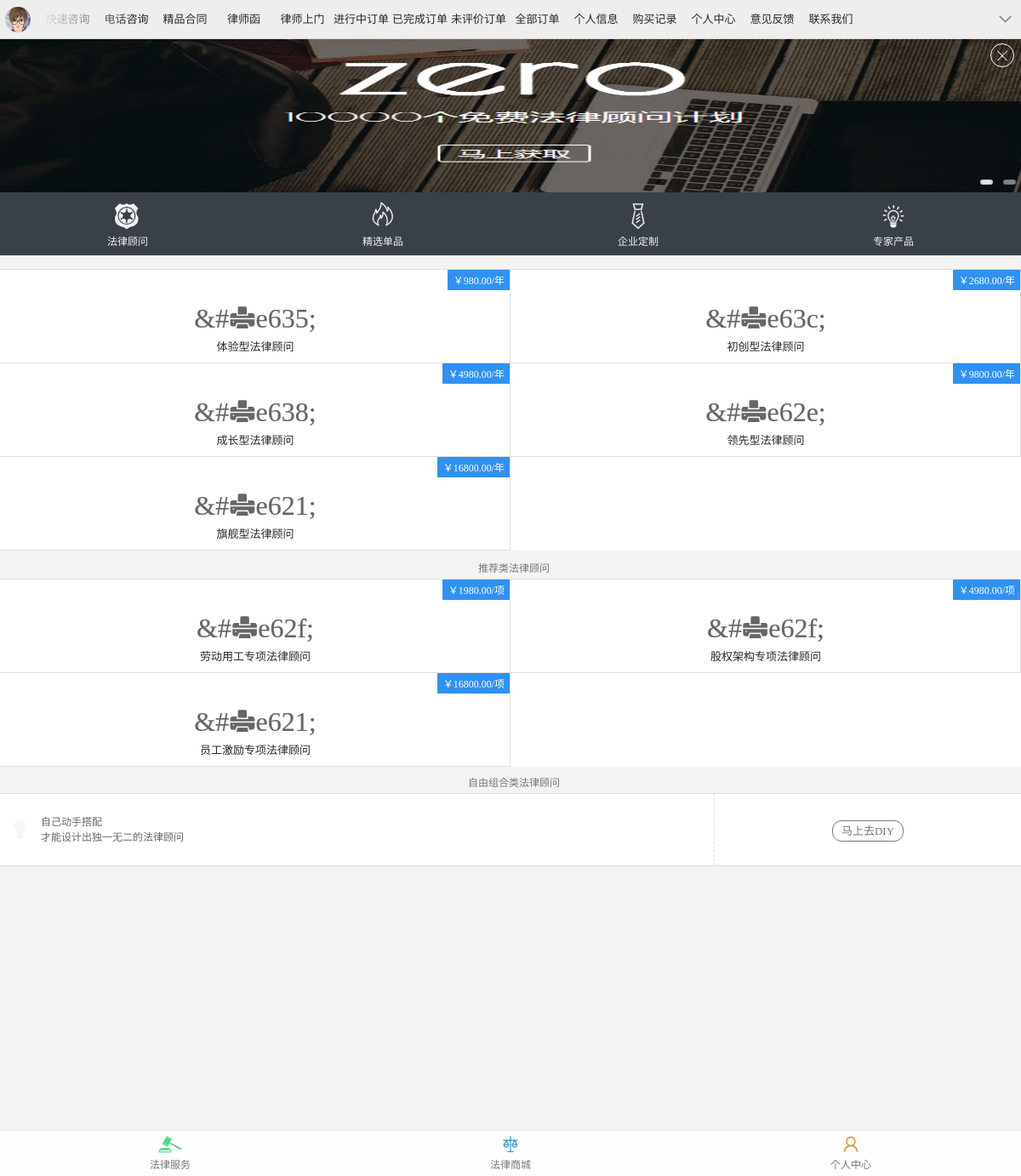
Screenshot of /wechat/index/ with the database file from the repository.
### dbapi/models.py (models this page shows, shortened)
class Product(models.Model):
    ICONFONTS = ((u'xe635;', u'笑脸'), (u'xe600;', u'电话'), (u'xe705;', u'合同'))
    TYPE = ((1, u'推荐类法律顾问'), (2, u'专家类法律顾问'))
    id = models.IntegerField(primary_key=True, verbose_name=u'序号')
    iconfont = models.CharField(choices=ICONFONTS, max_length=20, verbose_name=u'详情图标', default=u'xe635;')
    name = models.CharField(max_length=100, verbose_name=u'产品名')
    type = models.IntegerField(choices=TYPE, verbose_name=u'产品类型', default=1)
    price = models.DecimalField(max_digits=12, decimal_places=2, verbose_name=u'价格')
    customer = models.CharField(max_length=50, verbose_name=u'目标人群', null=True, blank=True)
    introduction = models.CharField(max_length=200, verbose_name=u'简介')
    class Meta(object):
        db_table = 't_product'
        ordering = ('id', 'price',)
        managed = True
        verbose_name = u'产品'
        verbose_name_plural = u'产品'

### wechat/views.py (the view)
def lawmall_index_view(request):
    code = request.GET.get('code')
    state = request.GET.get('state')
    print code
    recommanded_products = Product.objects.filter(type=1)
    expert_products = Product.objects.filter(type=2)
    recommanded_products_title = recommanded_products[0].get_type_display()
    expert_products_title = recommanded_products[0].get_type_display()
    return render(request, 'wechat/index.html',
                  {'recommanded_products': recommanded_products,
                   'recommanded_products_title': recommanded_products_title,
                   'expert_products_title': expert_products_title, 'expert_products': expert_products})

### wechat/templates/wechat/index.html (shortened to what this page needs)
<!DOCTYPE html>
<html>
<head>
    <link rel="stylesheet" type="text/css" href="/static/css/iconfont.css">
    <link rel="stylesheet" type="text/css" href="/static/css/index.css">
    <link rel="stylesheet" type="text/css" href="/static/css/flexslider.css">
    <link rel="stylesheet" type="text/css" href="/static/css/animate.css">
    <link rel="stylesheet" type="text/css" href="/static/css/main.css">
    <link rel="stylesheet" type="text/css" href="/static/css/zepto.alert.css">
    <link rel="stylesheet" type="text/css" href="/static/css/mask.css">
</head>
<body onload="loaded()">
<div id="pageHeader_wrapper">
    <div class="header">
        <img class="headerFace" src="/static/images/0.jpeg"/>
        <div class="itemsSelectScrollMaskWrapper">
            <div class="itemsSelect" id="wrapper">
                <div class="scroller" id="scroller">
                    <ul>
                        <li class="items_quickAsk">快速咨询</li>
                        <li class="items_phoneAsk" onclick="window.location.href='ask_phone.html'">电话咨询</li>
                        <li class="items_quickContract">精品合同</li>
                        <li class="items_lawyerLetter">律师函</li>
                        <li class="items_advisorVisit">律师上门</li>
                        <li class="items_doingService">进行中订单</li>
                        <li class="items_alreadyService">已完成订单</li>
                        <li class="items_noService">未评价订单</li>
                        <li class="items_allService">全部订单</li>
                        <li class="items_personalInfo">个人信息</li>
                        <li class="items_lawyerBuy">购买记录</li>
                        <li class="items_personalCenter">个人中心</li>
                        <li class="items_suggestion">意见反馈</li>
                        <li class="items_contactUs">联系我们</li>
                    </ul>
                </div>
            </div>
        </div>
        <div class="itemsAll">
            <span class="icon iconfont">&#xe6b6;</span>
        </div>
    </div>
</div>
<div id="pageMarketIndex_wrapper">
    <div id="scroller">
        <div class="flexslider">
            <div class="iconfont close"
                 onclick="javascript:$('#pageMarketIndex_wrapper>#scroller div.flexslider').hide();pageMarketIndex_wrapperScroller.refresh();">
                &#xe690;</div>
            <ul class="slides">
                <li><img src="/static/images/market_free.jpg"/></li>
            </ul>
        </div>
        <div class="topBanner">
            <div class="part">
                <div class="iconfont">&#xe629;</div>
                <div class="label">法律顾问</div>
            </div>
            <div class="part"
                 onclick="javascript:pageMarketIndex_wrapperScroller.scrollToElement($('#pageMarketIndex_wrapper>#scroller div.list.tj').get(0))">
                <div class="iconfont">&#xe636;</div>
                <div class="label">精选单品</div>
            </div>
            <div class="part"
                 onclick="javascript:pageMarketIndex_wrapperScroller.scrollToElement($('#pageMarketIndex_wrapper>#scroller div.list.special').get(0))">
                <div class="iconfont">&#xe62d;</div>
                <div class="label">企业定制</div>
            </div>
            <div class="part">
                <div class="iconfont">&#xe61e;</div>
                <div class="label">专家产品</div>
            </div>
        </div>
        <div class="list tj">
            <div class="title">{{ recommanded_product_title }}</div>
            {% for product in recommanded_products %}
                <div class="cell" onclick="javascript:window.location.href='{%  url 'product_detail' product.type product.id %}'">
                    <div class="price">￥{{ product.price }}/年</div>
                    <div class="iconfont" style="color:#11cd6e">&#{{ product.iconfont }}</div>
                    <div class="label">{{ product.name }}</div>
                </div>
            {% endfor %}
        </div>
        <div class="list special">
            <div class="title">{{ expert_products_title }}</div>
            {% for product in expert_products %}
            <div class="cell" onclick="javascript:window.location.href='{%  url 'product_detail' product.type product.id %}'">
                <div class="price">￥{{ product.price }}/项</div>
                <div class="iconfont" style="color:#11cd6e">&#{{ product.iconfont }}</div>
                <div class="label">{{ product.name }}</div>
            </div>
            {% endfor %}
        </div>
        <div class="diyAd">
            <div class="title">自由组合类法律顾问</div>
            <div class="partLeft">
                <div class="iconfont">&#xe633;</div>
                <div class="text">
                    <span>自己动手搭配</span>
                    <span>才能设计出独一无二的法律顾问</span>
                </div>
            </div>
            <div class="partRight">
                <span>马上去DIY</span>
            </div>
        </div>
        <div style="height:20px"></div>
    </div>
</div>
<div id="pageFooter_wrapper">
    <div class="item">
        <span class="iconfont" style="color: #4AD87F;">&#xe676;</span>
        <span class="label">法律服务</span>
    </div>
    <div class="item" onclick="javascript:window.location.href=''">
        <span class="iconfont" style="color: #3E9FD0;">&#xe66a;</span>
        <span class="label">法律商城</span>
    </div>
    <div class="item" onclick="javascript:window.location.href='{% url 'personal' %}'">
        <span class="iconfont" style="color: #D69634;">&#xe60f;</span>
        <span class="label">个人中心</span>
    </div>
</div>
</body>
</html>

### static/css/index.css (style rules this page uses)
* { margin: 0px; padding: 0px; }
body { -webkit-font-smoothing: antialiased; text-rendering: optimizeLegibility; -webkit-tap-highlight-color: rgba(0, 0, 0, 0); font-family: SimHei; color: #272727; background-color: #f3f3f3 }
#pageMarketIndex_wrapper { position: absolute; top: 46px; bottom: 50px; left: 0px; right: 0px; overflow: hidden; }
#pageMarketIndex_wrapper>#scroller .flexslider { margin: 0px; border: 0px; max-height: 180px; }
#pageMarketIndex_wrapper>#scroller .flexslider>.close { position: absolute; top: 5px; right: 8px; z-index: 2; border: 1px solid #fff; color: #fff; border-radius: 100%; height: 26px; font-size: 12px; width: 26px; text-align: center; line-height: 26px; }
#pageMarketIndex_wrapper>#scroller .flexslider>.flex-viewport img { max-height: 180px !important; }
#pageMarketIndex_wrapper>#scroller .topBanner { overflow: hidden; background-color: #394048; border-bottom: 1px solid #dedede; }
#pageMarketIndex_wrapper>#scroller .topBanner>.part { float: left; width: 25%; text-align: center; }
#pageMarketIndex_wrapper>#scroller .topBanner>.part>.iconfont { padding: 10px 0px 5px 0px; font-size: 30px; }
#pageMarketIndex_wrapper>#scroller .topBanner>.part>.label { padding: 0px 3px 8px 3px; font-size: 12px; color: #f2f2f2; }
#pageMarketIndex_wrapper>#scroller .list { overflow: hidden; background-color: #fff; }
#pageMarketIndex_wrapper>#scroller .list>.title { font-size: 12px; color: #777; background-color: #f3f3f3; padding: 11px 0px 4px 8px; border-bottom: 1px solid #dedede; text-align: center; }
#pageMarketIndex_wrapper>#scroller .list>.cell { float: left; width: 50%; text-align: center; border-bottom: 1px solid #dedede; background-color: #fff; position: relative; }
#pageMarketIndex_wrapper>#scroller .list>.cell:after { content: ''; border-right: 1px solid #dedede; position: absolute; top: 0px; right: 0px; width: 0px; bottom: 0px; }
#pageMarketIndex_wrapper>#scroller .list>.cell>.price { float: right; padding: 3px 7px; background-color: #3091F1; color: #fff; font-size: 12px; border-radius: 1px; }
#pageMarketIndex_wrapper>#scroller .list>.cell>.iconfont { clear: both; font-size: 32px; padding: 15px 0px 4px 0px; color: #666 !important; }
#pageMarketIndex_wrapper>#scroller .list>.cell>.label { font-size: 13px; padding: 0px 0px 10px 0px; }
#pageMarketIndex_wrapper>#scroller .diyAd { border-bottom: 1px solid #dedede; background-color: #fff; overflow: hidden; font-size: 13px; }
#pageMarketIndex_wrapper>#scroller .diyAd>.title { font-size: 12px; color: #777; background-color: #f3f3f3; padding: 9px 0px 4px 8px; border-bottom: 1px solid #dedede; text-align: center; }
#pageMarketIndex_wrapper>#scroller .diyAd>.partLeft { float: left; width: 70%; border-right: 1px dashed #ddd; margin-left: -1px; padding: 15px 0px; }
#pageMarketIndex_wrapper>#scroller .diyAd>.partLeft>.iconfont { float: left; text-align: center; line-height: 38px; font-size: 27px; padding: 8px 11px; }
#pageMarketIndex_wrapper>#scroller .diyAd>.partLeft>.text { margin-left: 49px; color: #666; margin-top: 9px; line-height: 18px; font-size: 12px; }
#pageMarketIndex_wrapper>#scroller .diyAd>.partLeft>.text>span { display: block; }
#pageMarketIndex_wrapper>#scroller .diyAd>.partRight { float: left; width: 30%; padding: 15px 0px; text-align: center; padding-top: 33px; }
#pageMarketIndex_wrapper>#scroller .diyAd>.partRight>span { padding: 4px 10px; border-radius: 11px; border: 1px solid #777; color: #777; }

### static/css/flexslider.css (style rules this page uses)
.slides, .slides > li, .flex-control-nav, .flex-direction-nav { margin: 0; padding: 0; list-style: none; }
.flexslider { margin: 0; padding: 0; }
.flexslider .slides > li { display: none; -webkit-backface-visibility: hidden; }
.flexslider .slides img { width: 100%; display: block; }
.flexslider .slides:after { content: "\0020"; display: block; clear: both; visibility: hidden; line-height: 0; height: 0; }
.flexslider { margin: 0 0 60px; background: #ffffff; border: 4px solid #ffffff; position: relative; zoom: 1; -webkit-border-radius: 4px; -moz-border-radius: 4px; border-radius: 4px; -webkit-box-shadow: '' 0 1px 4px rgba(0, 0, 0, 0.2); -moz-box-shadow: '' 0 1px 4px rgba(0, 0, 0, 0.2); -o-box-shadow: '' 0 1px 4px rgba(0, 0, 0, 0.2); box-shadow: '' 0 1px 4px rgba(0, 0, 0, 0.2); }
.flexslider .slides { zoom: 1; }
.flexslider .slides img { height: auto; }

### rows the page displays
Product: price "980.00", iconfont "xe635;", name "体验型法律顾问"
Product: price "2680.00", iconfont "xe63c;", name "初创型法律顾问"
Product: price "4980.00", iconfont "xe638;", name "成长型法律顾问"
Product: price "9800.00", iconfont "xe62e;", name "领先型法律顾问"
Product: price "16800.00", iconfont "xe621;", name "旗舰型法律顾问"
Product: price "1980.00", iconfont "xe62f;", name "劳动用工专项法律顾问"
Product: price "4980.00", iconfont "xe62f;", name "股权架构专项法律顾问"
Product: price "16800.00", iconfont "xe621;", name "员工激励专项法律顾问"

### other values shown
{{ expert_products_title }} "推荐类法律顾问"
